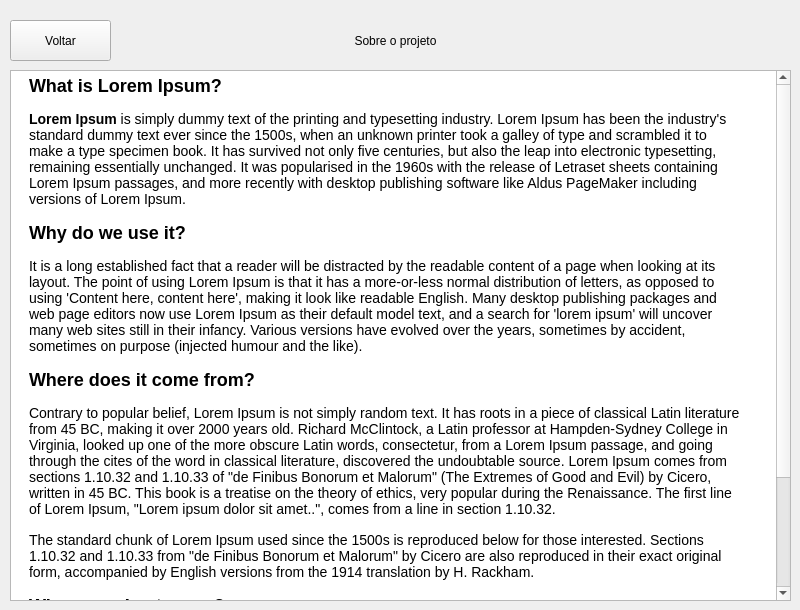
   <widget class="QWidget" name="tela_sobre" native="true">
    <widget class="QTextBrowser" name="textBrowser">
     <property name="geometry">
      <rect>
       <x>10</x>
       <y>70</y>
       <width>781</width>
       <height>531</height>
      </rect>
     </property>
     <property name="html">
      <string>&lt;!DOCTYPE HTML PUBLIC &quot;-//W3C//DTD HTML 4.0//EN&quot; &quot;http://www.w3.org/TR/REC-html40/strict.dtd&quot;&gt;
&lt;html&gt;&lt;head&gt;&lt;meta name=&quot;qrichtext&quot; content=&quot;1&quot; /&gt;&lt;style type=&quot;text/css&quot;&gt;
p, li { white-space: pre-wrap; }
&lt;/style&gt;&lt;/head&gt;&lt;body style=&quot; font-family:'MS Shell Dlg 2'; font-size:12pt; font-weight:400; font-style:normal;&quot;&gt;
&lt;p style=&quot; margin-top:0px; margin-bottom:15px; margin-left:14px; margin-right:29px; -qt-block-indent:0; text-indent:0px;&quot;&gt;&lt;span style=&quot; font-family:'DauphinPlain'; font-size:x-large; font-weight:600; color:#000000;&quot;&gt;What is Lorem Ipsum?&lt;/span&gt;&lt;/p&gt;
&lt;p style=&quot; margin-top:0px; margin-bottom:15px; margin-left:14px; margin-right:29px; -qt-block-indent:0; text-indent:0px;&quot;&gt;&lt;span style=&quot; font-family:'Open Sans','Arial','sans-serif'; font-size:14px; font-weight:600; color:#000000;&quot;&gt;Lorem Ipsum&lt;/span&gt;&lt;span style=&quot; font-family:'Open Sans','Arial','sans-serif'; font-size:14px; color:#000000;&quot;&gt; is simply dummy text of the printing and typesetting industry. Lorem Ipsum has been the industry's standard dummy text ever since the 1500s, when an unknown printer took a galley of type and scrambled it to make a type specimen book. It has survived not only five centuries, but also the leap into electronic typesetting, remaining essentially unchanged. It was popularised in the 1960s with the release of Letraset sheets containing Lorem Ipsum passages, and more recently with desktop publishing software like Aldus PageMaker including versions of Lorem Ipsum.&lt;/span&gt;&lt;/p&gt;
&lt;p style=&quot; margin-top:0px; margin-bottom:15px; margin-left:14px; margin-right:29px; -qt-block-indent:0; text-indent:0px;&quot;&gt;&lt;span style=&quot; font-family:'DauphinPlain'; font-size:x-large; font-weight:600; color:#000000;&quot;&gt;Why do we use it?&lt;/span&gt;&lt;/p&gt;
&lt;p style=&quot; margin-top:0px; margin-bottom:15px; margin-left:14px; margin-right:29px; -qt-block-indent:0; text-indent:0px;&quot;&gt;&lt;span style=&quot; font-family:'Open Sans','Arial','sans-serif'; font-size:14px; color:#000000;&quot;&gt;It is a long established fact that a reader will be distracted by the readable content of a page when looking at its layout. The point of using Lorem Ipsum is that it has a more-or-less normal distribution of letters, as opposed to using 'Content here, content here', making it look like readable English. Many desktop publishing packages and web page editors now use Lorem Ipsum as their default model text, and a search for 'lorem ipsum' will uncover many web sites still in their infancy. Various versions have evolved over the years, sometimes by accident, sometimes on purpose (injected humour and the like).&lt;/span&gt;&lt;/p&gt;
&lt;p style=&quot; margin-top:0px; margin-bottom:15px; margin-left:14px; margin-right:29px; -qt-block-indent:0; text-indent:0px;&quot;&gt;&lt;span style=&quot; font-family:'DauphinPlain'; font-size:x-large; font-weight:600; color:#000000;&quot;&gt;Where does it come from?&lt;/span&gt;&lt;/p&gt;
&lt;p style=&quot; margin-top:0px; margin-bottom:15px; margin-left:14px; margin-right:29px; -qt-block-indent:0; text-indent:0px;&quot;&gt;&lt;span style=&quot; font-family:'Open Sans','Arial','sans-serif'; font-size:14px; color:#000000;&quot;&gt;Contrary to popular belief, Lorem Ipsum is not simply random text. It has roots in a piece of classical Latin literature from 45 BC, making it over 2000 years old. Richard McClintock, a Latin professor at Hampden-Sydney College in Virginia, looked up one of the more obscure Latin words, consectetur, from a Lorem Ipsum passage, and going through the cites of the word in classical literature, discovered the undoubtable source. Lorem Ipsum comes from sections 1.10.32 and 1.10.33 of &amp;quot;de Finibus Bonorum et Malorum&amp;quot; (The Extremes of Good and Evil) by Cicero, written in 45 BC. This book is a treatise on the theory of ethics, very popular during the Renaissance. The first line of Lorem Ipsum, &amp;quot;Lorem ipsum dolor sit amet..&amp;quot;, comes from a line in section 1.10.32.&lt;/span&gt;&lt;/p&gt;
&lt;p style=&quot; margin-top:0px; margin-bottom:15px; margin-left:14px; margin-right:29px; -qt-block-indent:0; text-indent:0px;&quot;&gt;&lt;span style=&quot; font-family:'Open Sans','Arial','sans-serif'; font-size:14px; color:#000000;&quot;&gt;The standard chunk of Lorem Ipsum used since the 1500s is reproduced below for those interested. Sections 1.10.32 and 1.10.33 from &amp;quot;de Finibus Bonorum et Malorum&amp;quot; by Cicero are also reproduced in their exact original form, accompanied by English versions from the 1914 translation by H. Rackham.&lt;/span&gt;&lt;/p&gt;
&lt;p style=&quot; margin-top:0px; margin-bottom:15px; margin-left:14px; margin-right:29px; -qt-block-indent:0; text-indent:0px;&quot;&gt;&lt;span style=&quot; font-family:'DauphinPlain'; font-size:x-large; font-weight:600; color:#000000;&quot;&gt;Where can I get some?&lt;/span&gt;&lt;/p&gt;
&lt;p style=&quot; margin-top:0px; margin-bottom:15px; margin-left:14px; margin-right:29px; -qt-block-indent:0; text-indent:0px;&quot;&gt;&lt;span style=&quot; font-family:'Open Sans','Arial','sans-serif'; font-size:14px; color:#000000;&quot;&gt;There are many variations of passages of Lorem Ipsum available, but the majority have suffered alteration in some form, by injected humour, or randomised words which don't look even slightly believable. If you are going to use a passage of Lorem Ipsum, you need to be sure there isn't anything embarrassing hidden in the middle of text. All the Lorem Ipsum generators on the Internet tend to repeat predefined chunks as necessary, making this the first true generator on the Internet. It uses a dictionary of over 200 Latin words, combined with a handful of model sentence structures, to generate Lorem Ipsum which looks reasonable. The generated Lorem Ipsum is therefore always free from repetition, injected humour, or non-characteristic words etc.&lt;/span&gt;&lt;/p&gt;&lt;/body&gt;&lt;/html&gt;</string>
     </property>
    </widget>
    <widget class="QLabel" name="label_5">
     <property name="geometry">
      <rect>
       <x>10</x>
       <y>20</y>
       <width>771</width>
       <height>41</height>
      </rect>
     </property>
     <property name="text">
      <string>Sobre o projeto</string>
     </property>
     <property name="alignment">
      <set>Qt::AlignCenter</set>
     </property>
    </widget>
    <widget class="QPushButton" name="pushButton_6">
     <property name="geometry">
      <rect>
       <x>10</x>
       <y>20</y>
       <width>101</width>
       <height>41</height>
      </rect>
     </property>
     <property name="text">
      <string>Voltar</string>
     </property>
    </widget>
   </widget>
